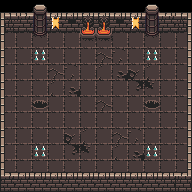

Below is a game level as drawn by its tile map, then a one-line description and the .tmx file that defines it, in full:
An orthogonal 12x12 tile map with 16x16 px tiles, 2 tile layers (floor, walls), 1 hidden layer not drawn.

<map version="1.2" tiledversion="1.2.4" orientation="orthogonal" renderorder="right-down" width="12" height="12" tilewidth="16" tileheight="16" infinite="0" nextlayerid="4" nextobjectid="1">
 <tileset firstgid="1" source="0x72_DungeonTilesetII_v1.3.tsx" />
 <layer id="1" name="floor" width="12" height="12" locked="1">
  <data encoding="csv">
0,0,0,0,0,0,0,0,0,0,0,0,
0,0,130,130,130,38,38,130,130,130,130,0,
130,130,231,130,130,69,130,130,130,231,130,130,
130,130,357,130,130,130,131,132,130,357,130,130,
130,130,130,131,132,130,163,164,162,163,130,130,
130,130,130,163,164,130,130,130,194,195,130,130,
130,130,295,130,130,130,131,130,130,295,130,130,
130,130,130,130,130,130,130,130,130,130,130,130,
130,130,130,130,162,163,130,131,132,130,130,130,
130,130,357,130,194,195,130,163,164,357,130,130,
130,130,130,130,130,130,130,130,130,130,130,130,
0,130,130,130,130,130,130,130,130,130,0,0
</data>
 </layer>
 <layer id="2" name="walls" width="12" height="12" locked="1">
  <data encoding="csv">
227,227,167,3,3,3,3,3,3,167,228,228,
259,35,199,99,68,38,38,68,99,199,35,260,
258,0,0,0,0,70,70,0,0,0,0,257,
258,0,0,0,0,0,0,0,0,0,0,257,
258,0,0,0,0,0,0,0,0,0,0,257,
258,0,0,0,0,0,0,0,0,0,0,257,
258,0,0,0,0,0,0,0,0,0,0,257,
258,0,0,0,0,0,0,0,0,0,0,257,
258,0,0,0,0,0,0,0,0,0,0,257,
258,0,0,0,0,0,0,0,0,0,0,257,
291,3,3,3,3,3,3,3,3,3,3,292,
34,35,35,35,35,35,35,35,35,35,36,36
</data>
 </layer>
 <layer id="3" name="blockage" width="12" height="12" visible="0" locked="1">
  <data encoding="csv">
0,0,0,0,0,0,0,0,0,0,0,0,
34,34,34,34,34,34,34,34,34,34,34,34,
34,0,0,0,0,0,0,0,0,0,0,34,
34,0,0,0,0,0,0,0,0,0,0,34,
34,0,0,0,0,0,0,0,0,0,0,34,
34,0,0,0,0,0,0,0,0,0,0,34,
34,0,0,0,0,0,0,0,0,0,0,34,
34,0,0,0,0,0,0,0,0,0,0,34,
34,0,0,0,0,0,0,0,0,0,0,34,
34,0,0,0,0,0,0,0,0,0,0,34,
34,0,0,0,0,0,0,0,0,0,0,34,
34,34,34,34,34,34,34,34,34,34,34,34
</data>
 </layer>
</map>
